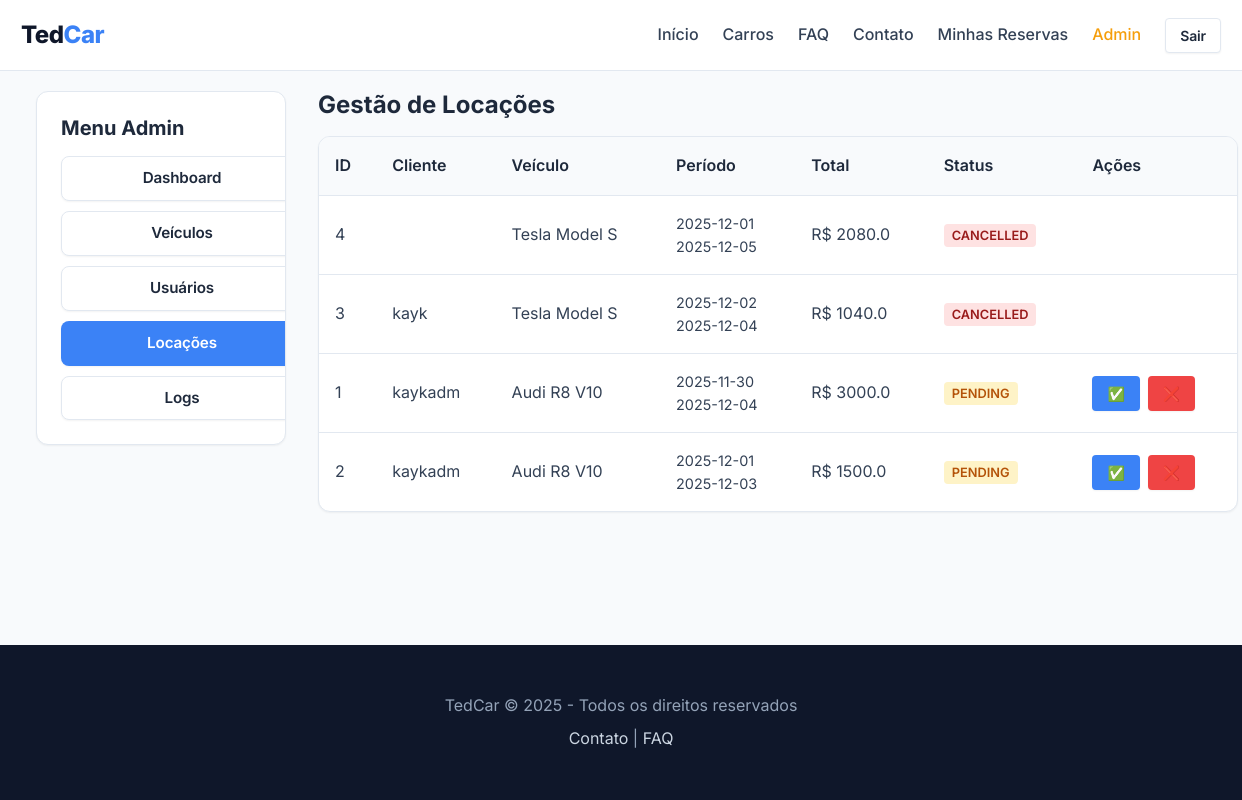
The page /admin/rentals (signed in) on the database as committed earlier.
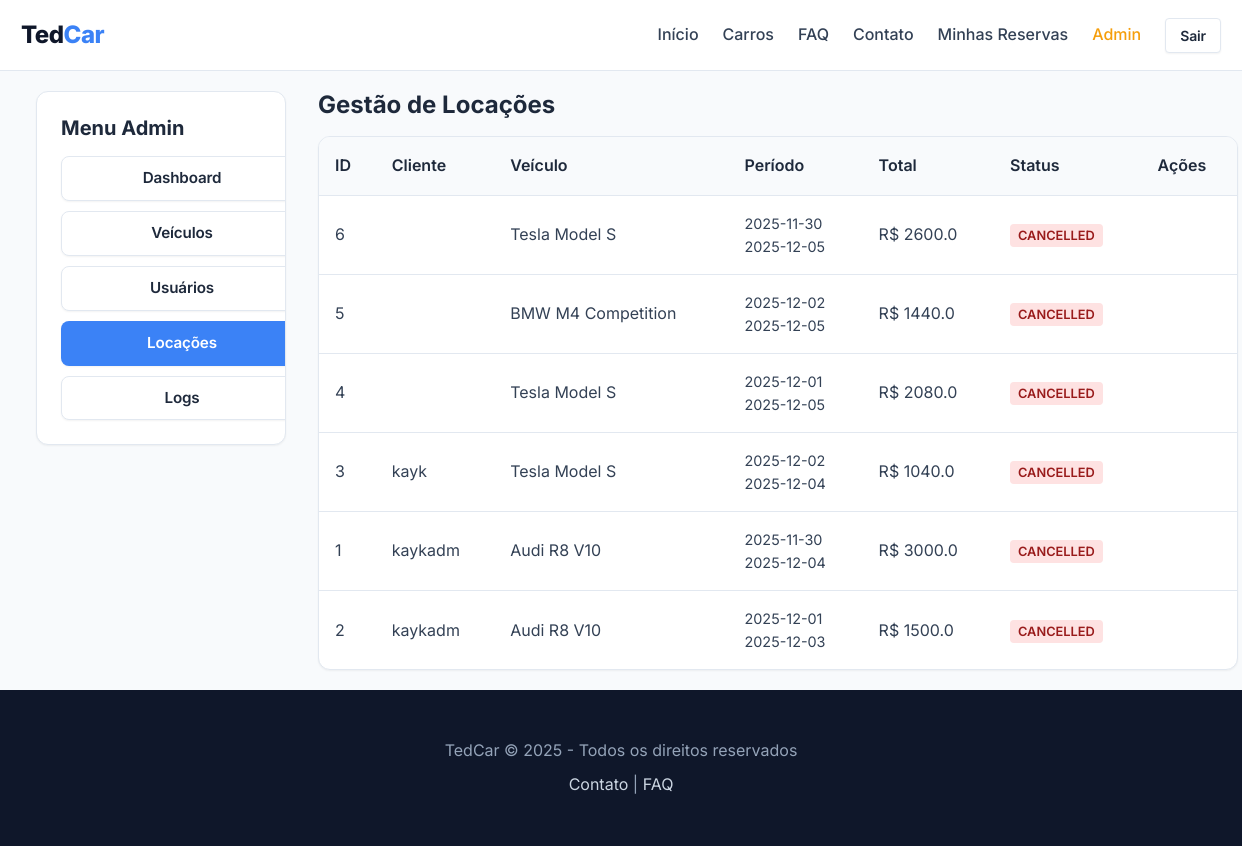
The same page on the database as committed later.
### tedcar_2.0/app.py (models this page shows)
class Reservation(db.Model):
    id = db.Column(db.Integer, primary_key=True)
    car_id = db.Column(db.Integer, db.ForeignKey('car.id'), nullable=False)
    user_id = db.Column(db.Integer, db.ForeignKey('user.id'), nullable=False)
    start_date = db.Column(db.String(20), nullable=False)
    end_date = db.Column(db.String(20), nullable=False)
    total_price = db.Column(db.Float, nullable=False)
    status = db.Column(db.String(20), default='pending') # pending, active, completed, cancelled
    created_at = db.Column(db.DateTime, default=datetime.utcnow)
    car = db.relationship('Car')
    user = db.relationship('User')

class Car(db.Model):
    id = db.Column(db.Integer, primary_key=True)
    brand = db.Column(db.String(100), nullable=False)
    model = db.Column(db.String(100), nullable=False)
    plate = db.Column(db.String(20), nullable=True) # New
    year = db.Column(db.Integer, nullable=True) # New
    km = db.Column(db.Float, nullable=True) # New
    status = db.Column(db.String(20), default='available') # available, rented, maintenance
    price_per_day = db.Column(db.Float, nullable=False)
    image_url = db.Column(db.String(500), nullable=False)
    user_id = db.Column(db.Integer, db.ForeignKey('user.id'), nullable=True)

class User(UserMixin, db.Model):
    id = db.Column(db.Integer, primary_key=True)
    username = db.Column(db.String(150), unique=True, nullable=False)
    password = db.Column(db.String(150), nullable=False)
    is_admin = db.Column(db.Boolean, default=False)
    is_blocked = db.Column(db.Boolean, default=False)
    cars = db.relationship('Car', backref='owner', lazy=True)

### tedcar_2.0/app.py (the view)
@app.route('/admin/rentals')
@login_required
@admin_required
def admin_rentals():
    reservations = Reservation.query.order_by(Reservation.created_at.desc()).all()
    return render_template('admin/rentals.html', reservations=reservations)

### tedcar_2.0/app.py (called while the page is built)
@login_manager.user_loader
def load_user(user_id):
    if user_id == 'MASTER':
        u = User(id=0, username=MASTER_USER, is_admin=True)
        u.get_id = lambda: 'MASTER'
        return u
    return User.query.get(int(user_id))

def admin_required(f):
    @wraps(f)
    def decorated_function(*args, **kwargs):
        if not current_user.is_authenticated:
            return login_manager.unauthorized()
        is_master = (current_user.get_id() == 'MASTER')
        if not is_master and not getattr(current_user, 'is_admin', False):
            flash('Acesso negado: Área restrita a administradores.', 'error')
            return redirect(url_for('index'))
        return f(*args, **kwargs)
    return decorated_function

### tedcar_2.0/templates/admin/rentals.html
{% extends "base.html" %}
{% block content %}
<div class="container" style="max-width: 1400px;">
    <div class="grid" style="grid-template-columns: 250px 1fr; gap: var(--spacing-xl);">
        <div class="card" style="height: fit-content;">
            <div class="card-body">
                <h3 class="card-title mb-md">Menu Admin</h3>
                <nav style="display: flex; flex-direction: column; gap: 10px;">
                    <a href="{{ url_for('admin_dashboard') }}" class="btn btn-outline w-full text-left">Dashboard</a>
                    <a href="{{ url_for('admin_cars') }}" class="btn btn-outline w-full text-left">Veículos</a>
                    <a href="{{ url_for('admin_users') }}" class="btn btn-outline w-full text-left">Usuários</a>
                    <a href="{{ url_for('admin_rentals') }}" class="btn btn-primary w-full text-left">Locações</a>
                    <a href="{{ url_for('admin_logs') }}" class="btn btn-outline w-full text-left">Logs</a>
                </nav>
            </div>
        </div>
        <div>
            <h2 class="mb-md">Gestão de Locações</h2>
            <div class="table-container">
                <table class="table">
                    <thead>
                        <tr>
                            <th>ID</th>
                            <th>Cliente</th>
                            <th>Veículo</th>
                            <th>Período</th>
                            <th>Total</th>
                            <th>Status</th>
                            <th>Ações</th>
                        </tr>
                    </thead>
                    <tbody>
                        {% for res in reservations %}
                        <tr>
                            <td>{{ res.id }}</td>
                            <td>{{ res.user.username }}</td>
                            <td>{{ res.car.brand }} {{ res.car.model }}</td>
                            <td>
                                <div style="font-size: 0.9rem;">
                                    {{ res.start_date }} <br> {{ res.end_date }}
                                </div>
                            </td>
                            <td>R$ {{ res.total_price }}</td>
                            <td>
                                <span
                                    style="padding: 4px 8px; border-radius: 4px; font-size: 0.8rem; font-weight: 600;
                                    background: {% if res.status == 'pending' %}#fef3c7{% elif res.status == 'active' %}#dbeafe{% elif res.status == 'completed' %}#dcfce7{% else %}#fee2e2{% endif %};
                                    color: {% if res.status == 'pending' %}#b45309{% elif res.status == 'active' %}#1e40af{% elif res.status == 'completed' %}#166534{% else %}#991b1b{% endif %};">
                                    {{ res.status|upper }}
                                </span>
                            </td>
                            <td>
                                <div class="flex gap-sm">
                                    {% if res.status == 'pending' %}
                                    <a href="{{ url_for('admin_rental_action', id=res.id, action='approve') }}"
                                        class="btn btn-sm btn-primary" title="Aprovar">✅</a>
                                    <a href="{{ url_for('admin_rental_action', id=res.id, action='cancel') }}"
                                        class="btn btn-sm btn-danger" title="Rejeitar">❌</a>
                                    {% elif res.status == 'active' %}
                                    <a href="{{ url_for('admin_rental_action', id=res.id, action='complete') }}"
                                        class="btn btn-sm btn-outline" title="Finalizar">🏁</a>
                                    {% endif %}
                                </div>
                            </td>
                        </tr>
                        {% endfor %}
                    </tbody>
                </table>
            </div>
        </div>
    </div>
</div>
{% endblock %}

### tedcar_2.0/templates/base.html (shortened to what this page needs)
<!DOCTYPE html>
<html lang="pt-BR">
<head>
    <link rel="stylesheet" href="{{ url_for('static', filename='css/style.css') }}">
    <link rel="stylesheet" href="{{ url_for('static', filename='css/animations.css') }}">
</head>
<body>
    {% include 'navbar.html' %}
    <div style="padding: 20px;">
        {% block content %}{% endblock %}
    </div>
    {% include 'footer.html' %}
</body>
</html>

### tedcar_2.0/templates/navbar.html
<nav class="navbar">
    <div class="container nav-container">
        <a href="{{ url_for('index') }}" class="nav-logo">Ted<span>Car</span></a>
        <div class="nav-menu">
            <a href="{{ url_for('index') }}" class="nav-link">Início</a>
            <a href="{{ url_for('cars') }}" class="nav-link">Carros</a>
            <a href="{{ url_for('faq') }}" class="nav-link">FAQ</a>
            <a href="{{ url_for('contact') }}" class="nav-link">Contato</a>
            {% if current_user.is_authenticated %}
            <a href="{{ url_for('my_reservations') }}" class="nav-link">Minhas Reservas</a>
            {% if current_user.is_admin %}
            <a href="{{ url_for('admin_dashboard') }}" class="nav-link" style="color: var(--accent-color);">Admin</a>
            {% endif %}
            <a href="{{ url_for('logout') }}" class="btn btn-sm btn-outline">Sair</a>
            {% else %}
            <a href="{{ url_for('login') }}" class="nav-link">Entrar</a>
            <a href="{{ url_for('register') }}" class="btn btn-sm btn-primary">Registrar</a>
            {% endif %}
        </div>
    </div>
</nav>

### tedcar_2.0/templates/footer.html
<footer class="footer">
    <div class="container footer-content">
        <p>TedCar © 2025 - Todos os direitos reservados</p>
        <p class="mt-sm">
            <a href="{{ url_for('contact') }}" style="color: #cbd5e1;">Contato</a> |
            <a href="{{ url_for('faq') }}" style="color: #cbd5e1;">FAQ</a>
        </p>
    </div>
</footer>

### tedcar_2.0/static/css/style.css (style rules this page uses)
:root { --primary-color: #0f172a; --secondary-color: #3b82f6; --accent-color: #f59e0b; --bg-color: #f8fafc; --card-bg: #ffffff; --text-main: #334155; --text-heading: #1e293b; --text-light: #94a3b8; --danger-color: #ef4444; --success-color: #22c55e; --border-color: #e2e8f0; --spacing-xs: 4px; --spacing-sm: 8px; --spacing-md: 16px; --spacing-lg: 24px; --spacing-xl: 32px; --spacing-2xl: 48px; --font-main: 'Inter', sans-serif; --shadow-sm: 0 1px 2px 0 rgb(0 0 0 / 0.05); --shadow-md: 0 4px 6px -1px rgb(0 0 0 / 0.1), 0 2px 4px -2px rgb(0 0 0 / 0.1); --shadow-lg: 0 10px 15px -3px rgb(0 0 0 / 0.1), 0 4px 6px -4px rgb(0 0 0 / 0.1); --radius-sm: 4px; --radius-md: 8px; --radius-lg: 12px; --radius-full: 9999px; }
* { margin: 0; padding: 0; box-sizing: border_box; }
body { font-family: var(--font-main); background-color: var(--bg-color); color: var(--text-main); line-height: 1.6; min-height: 100vh; display: flex; flex-direction: column; }
h1, h2, h3, h4, h5, h6 { color: var(--text-heading); font-weight: 700; line-height: 1.2; margin-bottom: var(--spacing-md); }
a { text-decoration: none; color: var(--secondary-color); transition: color 0.2s; }
.container { width: 100%; max-width: 1200px; margin: 0 auto; padding: 0 var(--spacing-md); }
.grid { display: grid; gap: var(--spacing-lg); }
.btn { display: inline-flex; align-items: center; justify-content: center; padding: 0.625rem 1.25rem; border-radius: var(--radius-md); font-weight: 600; cursor: pointer; transition: all 0.2s cubic-bezier(0.4, 0, 0.2, 1); border: 1px solid transparent; font-size: 0.95rem; line-height: 1.5; letter-spacing: -0.01em; box-shadow: var(--shadow-sm); }
.btn-primary { background-color: var(--secondary-color); color: white; border-color: transparent; }
.btn-outline { background-color: transparent; border: 1px solid var(--border-color); color: var(--text-heading); background-color: white; }
.btn-sm { padding: 0.375rem 0.875rem; font-size: 0.875rem; border-radius: var(--radius-sm); }
.card { background-color: var(--card-bg); border-radius: var(--radius-lg); box-shadow: var(--shadow-sm); overflow: hidden; border: 1px solid var(--border-color); transition: transform 0.2s, box-shadow 0.2s; }
.card-body { padding: var(--spacing-lg); }
.card-title { font-size: 1.25rem; margin-bottom: var(--spacing-sm); }
.navbar { background-color: rgba(255, 255, 255, 0.9); backdrop-filter: blur(10px); border-bottom: 1px solid var(--border-color); position: sticky; top: 0; z-index: 100; padding: var(--spacing-md) 0; }
.nav-container { display: flex; justify-content: space-between; align-items: center; }
.nav-logo { font-size: 1.5rem; font-weight: 800; color: var(--primary-color); letter-spacing: -0.5px; }
.nav-logo span { color: var(--secondary-color); }
.nav-menu { display: flex; gap: var(--spacing-lg); align-items: center; }
.nav-link { color: var(--text-main); font-weight: 500; }
.footer { background-color: var(--primary-color); color: white; padding: var(--spacing-2xl) 0; margin-top: auto; }
.footer-content { text-align: center; }
.footer p { color: #94a3b8; }
.table-container { overflow-x: auto; background: white; border-radius: var(--radius-lg); box-shadow: var(--shadow-sm); border: 1px solid var(--border-color); }
.table { width: 100%; border-collapse: collapse; }
.table th, .table td { padding: var(--spacing-md); text-align: left; border-bottom: 1px solid var(--border-color); }
.table th { background-color: #f8fafc; font-weight: 600; color: var(--text-heading); }
.table tr:last-child td { border-bottom: none; }
.mt-sm { margin-top: var(--spacing-sm); }
.mb-md { margin-bottom: var(--spacing-md); }
.w-full { width: 100%; }

Rows that differ between the two databases and show on the page:
added Reservation: id "6", car.brand "Tesla", car.model "Model S", start_date "2025-11-30", end_date "2025-12-05", total_price "2600.0", status "CANCELLED"
added Reservation: id "5", car.brand "BMW", car.model "M4 Competition", start_date "2025-12-02", end_date "2025-12-05", total_price "1440.0", status "CANCELLED"
changed Reservation id 1: status "PENDING" → "CANCELLED"; no longer shows "✅ ❌"
changed Reservation id 2: status "PENDING" → "CANCELLED"; no longer shows "✅ ❌"
